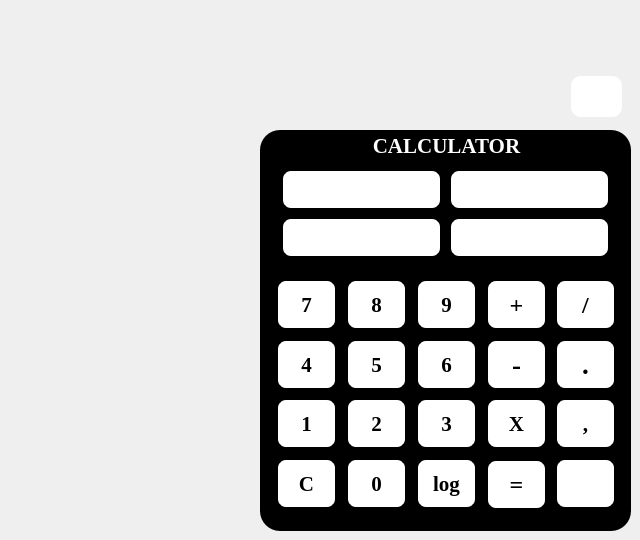
    <widget class="QWidget" name="page_12">
     <widget class="QGroupBox" name="groupBox_8">
      <property name="geometry">
       <rect>
        <x>260</x>
        <y>130</y>
        <width>371</width>
        <height>401</height>
       </rect>
      </property>
      <property name="font">
       <font>
        <pointsize>16</pointsize>
       </font>
      </property>
      <property name="styleSheet">
       <string notr="true">QGroupBox{
color:white;
background:black;
border-radius:20px;
}</string>
      </property>
      <property name="title">
       <string/>
      </property>
      <widget class="QLabel" name="label_8">
       <property name="geometry">
        <rect>
         <x>6</x>
         <y>0</y>
         <width>361</width>
         <height>31</height>
        </rect>
       </property>
       <property name="font">
        <font>
         <family>Times New Roman</family>
         <pointsize>16</pointsize>
         <weight>75</weight>
         <bold>true</bold>
        </font>
       </property>
       <property name="styleSheet">
        <string notr="true">color:white;
</string>
       </property>
       <property name="text">
        <string>CALCULATOR</string>
       </property>
       <property name="alignment">
        <set>Qt::AlignCenter</set>
       </property>
      </widget>
      <widget class="QLineEdit" name="lineEdit_type">
       <property name="geometry">
        <rect>
         <x>21</x>
         <y>39</y>
         <width>161</width>
         <height>41</height>
        </rect>
       </property>
       <property name="font">
        <font>
         <family>Times New Roman</family>
         <pointsize>16</pointsize>
         <weight>50</weight>
         <italic>false</italic>
         <bold>false</bold>
        </font>
       </property>
       <property name="styleSheet">
        <string notr="true">QLineEdit{
border: 2px solid black;
border-radius:10px;
background:white;
font:xenara;
}</string>
       </property>
      </widget>
      <widget class="QLineEdit" name="lineEdit_answer">
       <property name="geometry">
        <rect>
         <x>189</x>
         <y>87</y>
         <width>161</width>
         <height>41</height>
        </rect>
       </property>
       <property name="font">
        <font>
         <family>Times New Roman</family>
         <pointsize>16</pointsize>
         <weight>50</weight>
         <italic>false</italic>
         <bold>false</bold>
        </font>
       </property>
       <property name="styleSheet">
        <string notr="true">QLineEdit{
border: 2px solid black;
border-radius:10px;
background:white;
font:xenara;
}</string>
       </property>
      </widget>
      <widget class="QPushButton" name="pushButton_c7">
       <property name="geometry">
        <rect>
         <x>16</x>
         <y>149</y>
         <width>61</width>
         <height>51</height>
        </rect>
       </property>
       <property name="font">
        <font>
         <family>Times New Roman</family>
         <pointsize>16</pointsize>
         <weight>75</weight>
         <bold>true</bold>
        </font>
       </property>
       <property name="styleSheet">
        <string notr="true">QPushButton{
border: 2px solid black;
border-radius:10px;
background:white;
}
QPushButton:hover {
  background: rgb(170, 165, 163);
}</string>
       </property>
       <property name="text">
        <string>7</string>
       </property>
      </widget>
      <widget class="QPushButton" name="pushButton_c8">
       <property name="geometry">
        <rect>
         <x>86</x>
         <y>149</y>
         <width>61</width>
         <height>51</height>
        </rect>
       </property>
       <property name="font">
        <font>
         <family>Times New Roman</family>
         <pointsize>16</pointsize>
         <weight>75</weight>
         <bold>true</bold>
        </font>
       </property>
       <property name="styleSheet">
        <string notr="true">QPushButton{
border: 2px solid black;
border-radius:10px;
background:white;
}
QPushButton:hover {
  background: rgb(170, 165, 163);
}</string>
       </property>
       <property name="text">
        <string>8</string>
       </property>
      </widget>
      <widget class="QPushButton" name="pushButton_c9">
       <property name="geometry">
        <rect>
         <x>156</x>
         <y>149</y>
         <width>61</width>
         <height>51</height>
        </rect>
       </property>
       <property name="font">
        <font>
         <family>Times New Roman</family>
         <pointsize>16</pointsize>
         <weight>75</weight>
         <bold>true</bold>
        </font>
       </property>
       <property name="styleSheet">
        <string notr="true">QPushButton{
border: 2px solid black;
border-radius:10px;
background:white;
}
QPushButton:hover {
  background: rgb(170, 165, 163);
}</string>
       </property>
       <property name="text">
        <string>9</string>
       </property>
      </widget>
      <widget class="QPushButton" name="pushButton_cplus">
       <property name="geometry">
        <rect>
         <x>226</x>
         <y>149</y>
         <width>61</width>
         <height>51</height>
        </rect>
       </property>
       <property name="font">
        <font>
         <family>Times New Roman</family>
         <pointsize>18</pointsize>
         <weight>75</weight>
         <bold>true</bold>
        </font>
       </property>
       <property name="styleSheet">
        <string notr="true">QPushButton{
border: 2px solid black;
border-radius:10px;
background:white;
}
QPushButton:hover {
  background: rgb(170, 165, 163);
}</string>
       </property>
       <property name="text">
        <string>+</string>
       </property>
      </widget>
      <widget class="QPushButton" name="pushButton_c5">
       <property name="geometry">
        <rect>
         <x>86</x>
         <y>209</y>
         <width>61</width>
         <height>51</height>
        </rect>
       </property>
       <property name="font">
        <font>
         <family>Times New Roman</family>
         <pointsize>16</pointsize>
         <weight>75</weight>
         <bold>true</bold>
        </font>
       </property>
       <property name="styleSheet">
        <string notr="true">QPushButton{
border: 2px solid black;
border-radius:10px;
background:white;
}
QPushButton:hover {
  background: rgb(170, 165, 163);
}</string>
       </property>
       <property name="text">
        <string>5</string>
       </property>
      </widget>
      <widget class="QPushButton" name="pushButton_c4">
       <property name="geometry">
        <rect>
         <x>16</x>
         <y>209</y>
         <width>61</width>
         <height>51</height>
        </rect>
       </property>
       <property name="font">
        <font>
         <family>Times New Roman</family>
         <pointsize>16</pointsize>
         <weight>75</weight>
         <bold>true</bold>
        </font>
       </property>
       <property name="styleSheet">
        <string notr="true">QPushButton{
border: 2px solid black;
border-radius:10px;
background:white;
}
QPushButton:hover {
  background: rgb(170, 165, 163);
}</string>
       </property>
       <property name="text">
        <string>4</string>
       </property>
      </widget>
      <widget class="QPushButton" name="pushButton_c6">
       <property name="geometry">
        <rect>
         <x>156</x>
         <y>209</y>
         <width>61</width>
         <height>51</height>
        </rect>
       </property>
       <property name="font">
        <font>
         <family>Times New Roman</family>
         <pointsize>16</pointsize>
         <weight>75</weight>
         <bold>true</bold>
        </font>
       </property>
       <property name="styleSheet">
        <string notr="true">QPushButton{
border: 2px solid black;
border-radius:10px;
background:white;
}
QPushButton:hover {
  background: rgb(170, 165, 163);
}</string>
       </property>
       <property name="text">
        <string>6</string>
       </property>
      </widget>
      <widget class="QPushButton" name="pushButton_cminus">
       <property name="geometry">
        <rect>
         <x>226</x>
         <y>209</y>
         <width>61</width>
         <height>51</height>
        </rect>
       </property>
       <property name="font">
        <font>
         <family>Times New Roman</family>
         <pointsize>20</pointsize>
         <weight>75</weight>
         <bold>true</bold>
        </font>
       </property>
       <property name="styleSheet">
        <string notr="true">QPushButton{
border: 2px solid black;
border-radius:10px;
background:white;
}
QPushButton:hover {
  background: rgb(170, 165, 163);
}</string>
       </property>
       <property name="text">
        <string>-</string>
       </property>
      </widget>
      <widget class="QPushButton" name="pushButton_c2">
       <property name="geometry">
        <rect>
         <x>86</x>
         <y>268</y>
         <width>61</width>
         <height>51</height>
        </rect>
       </property>
       <property name="font">
        <font>
         <family>Times New Roman</family>
         <pointsize>16</pointsize>
         <weight>75</weight>
         <bold>true</bold>
        </font>
       </property>
       <property name="styleSheet">
        <string notr="true">QPushButton{
border: 2px solid black;
border-radius:10px;
background:white;
}
QPushButton:hover {
  background: rgb(170, 165, 163);
}</string>
       </property>
       <property name="text">
        <string>2</string>
       </property>
      </widget>
      <widget class="QPushButton" name="pushButton_cclear">
       <property name="geometry">
        <rect>
         <x>295</x>
         <y>328</y>
         <width>61</width>
         <height>51</height>
        </rect>
       </property>
       <property name="font">
        <font>
         <family>Times New Roman</family>
         <pointsize>16</pointsize>
         <weight>75</weight>
         <bold>true</bold>
        </font>
       </property>
       <property name="styleSheet">
        <string notr="true">QPushButton{
border: 2px solid black;
border-radius:10px;
background:white;
}
QPushButton:hover {
  background: rgb(170, 165, 163);
}</string>
       </property>
       <property name="text">
        <string/>
       </property>
       <property name="icon">
        <iconset>
         <normaloff>:/images/backspace.png</normaloff>:/images/backspace.png</iconset>
       </property>
       <property name="iconSize">
        <size>
         <width>25</width>
         <height>25</height>
        </size>
       </property>
      </widget>
      <widget class="QPushButton" name="pushButton_clog">
       <property name="geometry">
        <rect>
         <x>156</x>
         <y>328</y>
         <width>61</width>
         <height>51</height>
        </rect>
       </property>
       <property name="font">
        <font>
         <family>Times New Roman</family>
         <pointsize>16</pointsize>
         <weight>75</weight>
         <bold>true</bold>
        </font>
       </property>
       <property name="styleSheet">
        <string notr="true">QPushButton{
border: 2px solid black;
border-radius:10px;
background:white;
}
QPushButton:hover {
  background: rgb(170, 165, 163);
}</string>
       </property>
       <property name="text">
        <string>log</string>
       </property>
      </widget>
      <widget class="QPushButton" name="pushButton_c1">
       <property name="geometry">
        <rect>
         <x>16</x>
         <y>268</y>
         <width>61</width>
         <height>51</height>
        </rect>
       </property>
       <property name="font">
        <font>
         <family>Times New Roman</family>
         <pointsize>16</pointsize>
         <weight>75</weight>
         <bold>true</bold>
        </font>
       </property>
       <property name="styleSheet">
        <string notr="true">QPushButton{
border: 2px solid black;
border-radius:10px;
background:white;
}
QPushButton:hover {
  background: rgb(170, 165, 163);
}</string>
       </property>
       <property name="text">
        <string>1</string>
       </property>
      </widget>
      <widget class="QPushButton" name="pushButton_c3">
       <property name="geometry">
        <rect>
         <x>156</x>
         <y>268</y>
         <width>61</width>
         <height>51</height>
        </rect>
       </property>
       <property name="font">
        <font>
         <family>Times New Roman</family>
         <pointsize>16</pointsize>
         <weight>75</weight>
         <bold>true</bold>
        </font>
       </property>
       <property name="styleSheet">
        <string notr="true">QPushButton{
border: 2px solid black;
border-radius:10px;
background:white;
}
QPushButton:hover {
  background: rgb(170, 165, 163);
}</string>
       </property>
       <property name="text">
        <string>3</string>
       </property>
      </widget>
      <widget class="QPushButton" name="pushButton_cmultiply">
       <property name="geometry">
        <rect>
         <x>226</x>
         <y>268</y>
         <width>61</width>
         <height>51</height>
        </rect>
       </property>
       <property name="font">
        <font>
         <family>Times New Roman</family>
         <pointsize>16</pointsize>
         <weight>75</weight>
         <bold>true</bold>
        </font>
       </property>
       <property name="styleSheet">
        <string notr="true">QPushButton{
border: 2px solid black;
border-radius:10px;
background:white;
}
QPushButton:hover {
  background: rgb(170, 165, 163);
}</string>
       </property>
       <property name="text">
        <string>X</string>
       </property>
      </widget>
      <widget class="QPushButton" name="pushButton_cequalto">
       <property name="geometry">
        <rect>
         <x>226</x>
         <y>329</y>
         <width>61</width>
         <height>51</height>
        </rect>
       </property>
       <property name="font">
        <font>
         <family>Times New Roman</family>
         <pointsize>18</pointsize>
         <weight>75</weight>
         <bold>true</bold>
        </font>
       </property>
       <property name="styleSheet">
        <string notr="true">QPushButton{
border: 2px solid black;
border-radius:10px;
background:white;
}
QPushButton:hover {
  background: rgb(170, 165, 163);
}</string>
       </property>
       <property name="text">
        <string>=</string>
       </property>
      </widget>
      <widget class="QPushButton" name="pushButton_c0">
       <property name="geometry">
        <rect>
         <x>86</x>
         <y>328</y>
         <width>61</width>
         <height>51</height>
        </rect>
       </property>
       <property name="font">
        <font>
         <family>Times New Roman</family>
         <pointsize>16</pointsize>
         <weight>75</weight>
         <bold>true</bold>
        </font>
       </property>
       <property name="styleSheet">
        <string notr="true">QPushButton{
border: 2px solid black;
border-radius:10px;
background:white;
}
QPushButton:hover {
  background: rgb(170, 165, 163);
}</string>
       </property>
       <property name="text">
        <string>0</string>
       </property>
      </widget>
      <widget class="QPushButton" name="pushButton_cdot">
       <property name="geometry">
        <rect>
         <x>295</x>
         <y>209</y>
         <width>61</width>
         <height>51</height>
        </rect>
       </property>
       <property name="font">
        <font>
         <family>Times New Roman</family>
         <pointsize>20</pointsize>
         <weight>75</weight>
         <bold>true</bold>
        </font>
       </property>
       <property name="styleSheet">
        <string notr="true">QPushButton{
border: 2px solid black;
border-radius:10px;
background:white;
}
QPushButton:hover {
  background: rgb(170, 165, 163);
}</string>
       </property>
       <property name="text">
        <string>.</string>
       </property>
      </widget>
      <widget class="QPushButton" name="pushButton_ccomma">
       <property name="geometry">
        <rect>
         <x>295</x>
         <y>268</y>
         <width>61</width>
         <height>51</height>
        </rect>
       </property>
       <property name="font">
        <font>
         <family>Times New Roman</family>
         <pointsize>16</pointsize>
         <weight>75</weight>
         <bold>true</bold>
        </font>
       </property>
       <property name="styleSheet">
        <string notr="true">QPushButton{
border: 2px solid black;
border-radius:10px;
background:white;
}
QPushButton:hover {
  background: rgb(170, 165, 163);
}</string>
       </property>
       <property name="text">
        <string>,</string>
       </property>
      </widget>
      <widget class="QPushButton" name="pushButton_divide">
       <property name="geometry">
        <rect>
         <x>295</x>
         <y>149</y>
         <width>61</width>
         <height>51</height>
        </rect>
       </property>
       <property name="font">
        <font>
         <family>Times New Roman</family>
         <pointsize>18</pointsize>
         <weight>75</weight>
         <bold>true</bold>
        </font>
       </property>
       <property name="styleSheet">
        <string notr="true">QPushButton{
border: 2px solid black;
border-radius:10px;
background:white;
}
QPushButton:hover {
  background: rgb(170, 165, 163);
}</string>
       </property>
       <property name="text">
        <string>/</string>
       </property>
      </widget>
      <widget class="QLineEdit" name="lineEdit_symbol">
       <property name="geometry">
        <rect>
         <x>189</x>
         <y>39</y>
         <width>161</width>
         <height>41</height>
        </rect>
       </property>
       <property name="font">
        <font>
         <family>Times New Roman</family>
         <pointsize>16</pointsize>
         <weight>50</weight>
         <italic>false</italic>
         <bold>false</bold>
        </font>
       </property>
       <property name="styleSheet">
        <string notr="true">QLineEdit{
border: 2px solid black;
border-radius:10px;
background:white;
font:xenara;
}</string>
       </property>
      </widget>
      <widget class="QPushButton" name="pushButton_allclear">
       <property name="geometry">
        <rect>
         <x>16</x>
         <y>328</y>
         <width>61</width>
         <height>51</height>
        </rect>
       </property>
       <property name="font">
        <font>
         <family>Times New Roman</family>
         <pointsize>16</pointsize>
         <weight>75</weight>
         <bold>true</bold>
        </font>
       </property>
       <property name="styleSheet">
        <string notr="true">QPushButton{
border: 2px solid black;
border-radius:10px;
background:white;
}
QPushButton:hover {
  background: rgb(170, 165, 163);
}</string>
       </property>
       <property name="text">
        <string>C</string>
       </property>
      </widget>
      <widget class="QLineEdit" name="lineEdit_display">
       <property name="geometry">
        <rect>
         <x>21</x>
         <y>87</y>
         <width>161</width>
         <height>41</height>
        </rect>
       </property>
       <property name="font">
        <font>
         <family>Times New Roman</family>
         <pointsize>16</pointsize>
         <weight>50</weight>
         <italic>false</italic>
         <bold>false</bold>
        </font>
       </property>
       <property name="styleSheet">
        <string notr="true">QLineEdit{
border: 2px solid black;
border-radius:10px;
background:white;
font:xenara;
}</string>
       </property>
      </widget>
      <zorder>label_8</zorder>
      <zorder>lineEdit_type</zorder>
      <zorder>lineEdit_answer</zorder>
      <zorder>pushButton_c7</zorder>
      <zorder>pushButton_c8</zorder>
      <zorder>pushButton_c9</zorder>
      <zorder>pushButton_cplus</zorder>
      <zorder>pushButton_c5</zorder>
      <zorder>pushButton_c4</zorder>
      <zorder>pushButton_c6</zorder>
      <zorder>pushButton_cminus</zorder>
      <zorder>pushButton_c2</zorder>
      <zorder>pushButton_cclear</zorder>
      <zorder>pushButton_clog</zorder>
      <zorder>pushButton_c1</zorder>
      <zorder>pushButton_c3</zorder>
      <zorder>pushButton_cequalto</zorder>
      <zorder>pushButton_c0</zorder>
      <zorder>pushButton_cmultiply</zorder>
      <zorder>pushButton_cdot</zorder>
      <zorder>pushButton_ccomma</zorder>
      <zorder>pushButton_divide</zorder>
      <zorder>lineEdit_symbol</zorder>
      <zorder>pushButton_allclear</zorder>
      <zorder>lineEdit_display</zorder>
     </widget>
     <widget class="QPushButton" name="pushButton_49">
      <property name="geometry">
       <rect>
        <x>571</x>
        <y>76</y>
        <width>51</width>
        <height>41</height>
       </rect>
      </property>
      <property name="styleSheet">
       <string notr="true">QPushButton{
border-radius:10px;
background:white;

background-color: rgb(255, 255, 255);}
QPushButton:hover {
  background: rgb(170, 165, 163);
}</string>
      </property>
      <property name="text">
       <string/>
      </property>
      <property name="icon">
       <iconset>
        <normaloff>:/images/return.png</normaloff>:/images/return.png</iconset>
      </property>
      <property name="iconSize">
       <size>
        <width>20</width>
        <height>20</height>
       </size>
      </property>
     </widget>
    </widget>
